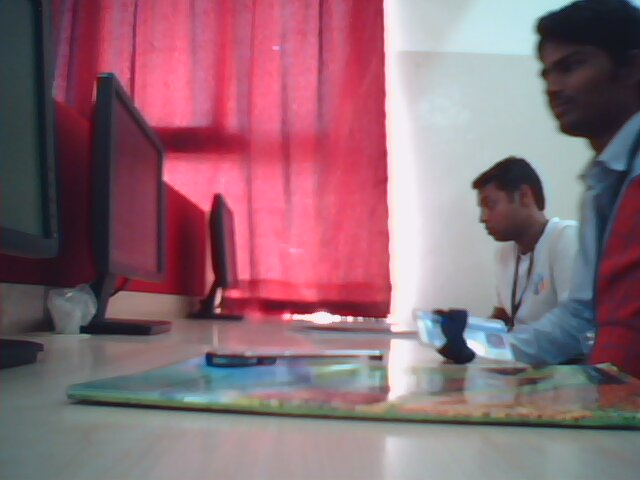
#> input picture xyy.jpg, 640 x 480 px
$ python work.py   (Python 2 division)
#> lines starting #> are read from the running program, lines starting #| are printed output that depends on the picture
import imgproc
from imgproc import *

# also import the maths module for the square root function
import math
import cv2
import numpy
# open a webcam to take pictures
#camera = Camera(160, 120)

# Open a viewer window to display images
#viewer = Viewer(160, 120, "The first step")

# grab a couple of frames, just to flush the camera
#camera.grabImage()
#camera.grabImage()

# take a picture from the camera
#img = camera.grabImage()

img=cv2.imread("xyy.jpg",1)
#> img is the input picture: shape (480, 640, 3); mean B, G, R 118, 106.6, 141.5
size=img.shape
#> size = (480, 640, 3)
width=size[0]
#> width = 480
height=size[1]
#> height = 640
# [5 lines of commented-out code are left out]
img_edge=cv2.imread("xyy.jpg",1)
new_edge=cv2.imread("xyy.jpg",1)

# display the image in the viewer

i=0
# iterate over each pixel in the image
for x in range(1, 480 - 1):
	for y in range(1, 640 - 1):
                # initialise Gx to 0 and Gy to 0 for every pixel
                Gx = 0
                Gy = 0
		i=i+1
		print i

                # top left pixel
                r= img.item(x - 1, y - 1 ,0)
                g= img.item(x - 1, y - 1 ,1)
                b= img.item(x - 1, y - 1 ,2)
                # intensity ranges from 0 to 765 (255 * 3)
                intensity = (r + g + b)
                # accumulate the value into Gx, and Gy
                Gx += -intensity
                Gy += -intensity


                # now we do the same for the remaining pixels, left to right, top to bottom


                # remaining left column
                r= img.item(x - 1, y ,0)
                g= img.item(x - 1, y ,1)
                b= img.item(x - 1, y ,2)
                Gx += -2 * (r + g + b)

                r= img.item(x - 1, y + 1 ,0)
                g= img.item(x - 1, y + 1 ,1)
                b= img.item(x - 1, y + 1 ,2)
                Gx += -(r + g + b)
                Gy += (r + g + b)


                # middle pixels
                r= img.item(x, y - 1 ,0)
                g= img.item(x, y - 1 ,1)
                b= img.item(x, y - 1 ,2)
                Gy += -2 * (r + g + b)

                r= img.item(x, y + 1 ,0)
                g= img.item(x, y + 1 ,1)
                b= img.item(x, y + 1 ,2)
                Gy += 2 * (r + g + b)


                # right column
                r= img.item(x + 1, y - 1 ,0)
                g= img.item(x + 1, y - 1 ,1)
                b= img.item(x + 1, y - 1 ,2)
                Gx += (r + g + b)
                Gy += -(r + g + b)

                r= img.item(x + 1, y ,0)
                g= img.item(x + 1, y ,1)
                b= img.item(x + 1, y ,2)
                Gx += 2 * (r + g + b)

                r= img.item(x + 1, y + 1 ,0)
                g= img.item(x + 1, y + 1 ,1)
                b= img.item(x + 1, y + 1 ,2)
                Gx += (r + g + b)
                Gy += (r + g + b)


		# calculate the length of the gradient
		length = math.sqrt((Gx * Gx) + (Gy * Gy))

		# normalise the length of gradient to the range 0 to 255
		length = length / 4328 * 255

		# convert the length to an integer
		length = int(length)

		# draw the length in the edge image
                img_edge.itemset((x, y, 0),length)
                img_edge.itemset((x, y, 1),length)
                img_edge.itemset((x, y, 2),length)
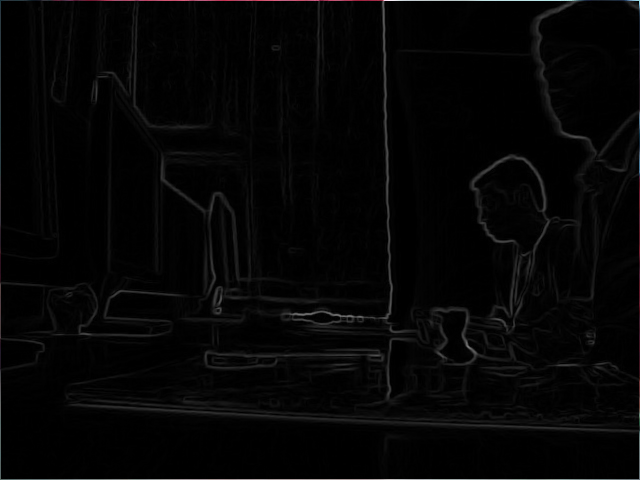
#> img_edge: shape (480, 640, 3); mean B, G, R 4.9, 4.9, 5
#> after the loop, i = 304964

#		img_edge.itemset[x, y] = length, length, length


# display the edge image
new_edge=img_edge
cv2.imwrite("lul.jpg", img_edge)
# delay for 5000 milliseconds to give us time to see the changes, then exi


# end of the script
